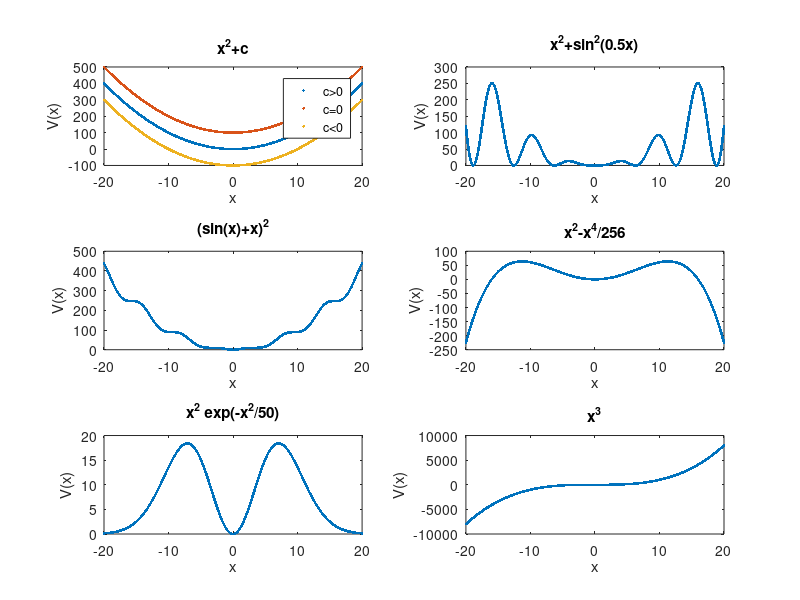

This chart was generated by the following MATLAB code:
% Fig. 8.3: Analytical Mechanics of Space Systems (4th ed.) 
% Rishav (2023.02.14)

clc
clear
close all

% X-axis vector
x = -20:0.001:20;

% a
subplot(3,2,1);
y = x.^2;
plot(x,y,'.'); hold on;
y = y+100; plot(x,y,'.');
y = y-200; plot(x,y,'.'); 
title("x^{2}+c");
xlabel("x"); ylabel("V(x)");
legend("c>0", "c=0", "c<0")

% b
subplot(3,2,2);
y = x.^2.*sin(x/2).^2;
plot(x,y,'.');
title("x^{2}+sin^2(0.5x)");
xlabel("x"); ylabel("V(x)");

% c
subplot(3,2,3);
y = (sin(x)+x).^2;
plot(x,y,'.');
title("(sin(x)+x)^2")
xlabel("x"); ylabel("V(x)");

% d
subplot(3,2,4);
y = x.^2-x.^4/256;
plot(x,y,'.');
title("x^{2}-x^4/256")
xlabel("x"); ylabel("V(x)");

% e
subplot(3,2,5);
y = x.^2.*exp(-x.^2/50);
plot(x,y,'.');
title("x^{2} exp(-x^{2}/50)")
xlabel("x"); ylabel("V(x)");

% f
subplot(3,2,6);
y = x.^3;
plot(x,y,'.');
title("x^{3}")
xlabel("x"); ylabel("V(x)");

